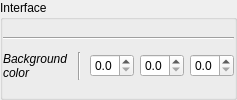
                <widget class="QGroupBox" name="groupBox_3">
                 <property name="maximumSize">
                  <size>
                   <width>16777215</width>
                   <height>16777215</height>
                  </size>
                 </property>
                 <property name="title">
                  <string>Interface</string>
                 </property>
                 <layout class="QVBoxLayout" name="verticalLayout_18">
                  <property name="leftMargin">
                   <number>0</number>
                  </property>
                  <property name="rightMargin">
                   <number>0</number>
                  </property>
                  <item>
                   <widget class="Line" name="line_45">
                    <property name="minimumSize">
                     <size>
                      <width>200</width>
                      <height>0</height>
                     </size>
                    </property>
                    <property name="orientation">
                     <enum>Qt::Horizontal</enum>
                    </property>
                   </widget>
                  </item>
                  <item>
                   <layout class="QGridLayout" name="gridLayout_38">
                    <item row="0" column="1">
                     <widget class="QLabel" name="label">
                      <property name="font">
                       <font>
                        <italic>true</italic>
                       </font>
                      </property>
                      <property name="text">
                       <string>Background
color</string>
                      </property>
                     </widget>
                    </item>
                    <item row="0" column="5">
                     <widget class="QDoubleSpinBox" name="bgd_blue">
                      <property name="toolTip">
                       <string>&lt;html&gt;&lt;head/&gt;&lt;body&gt;&lt;p&gt;Blue&lt;/p&gt;&lt;/body&gt;&lt;/html&gt;</string>
                      </property>
                      <property name="decimals">
                       <number>1</number>
                      </property>
                      <property name="maximum">
                       <double>1.000000000000000</double>
                      </property>
                      <property name="singleStep">
                       <double>0.100000000000000</double>
                      </property>
                     </widget>
                    </item>
                    <item row="0" column="3">
                     <widget class="QDoubleSpinBox" name="bgd_red">
                      <property name="toolTip">
                       <string>&lt;html&gt;&lt;head/&gt;&lt;body&gt;&lt;p&gt;Red&lt;/p&gt;&lt;/body&gt;&lt;/html&gt;</string>
                      </property>
                      <property name="decimals">
                       <number>1</number>
                      </property>
                      <property name="maximum">
                       <double>1.000000000000000</double>
                      </property>
                      <property name="singleStep">
                       <double>0.100000000000000</double>
                      </property>
                     </widget>
                    </item>
                    <item row="0" column="4">
                     <widget class="QDoubleSpinBox" name="bgd_green">
                      <property name="toolTip">
                       <string>&lt;html&gt;&lt;head/&gt;&lt;body&gt;&lt;p&gt;Green&lt;/p&gt;&lt;/body&gt;&lt;/html&gt;</string>
                      </property>
                      <property name="decimals">
                       <number>1</number>
                      </property>
                      <property name="maximum">
                       <double>1.000000000000000</double>
                      </property>
                      <property name="singleStep">
                       <double>0.100000000000000</double>
                      </property>
                     </widget>
                    </item>
                    <item row="0" column="2">
                     <widget class="Line" name="line_50">
                      <property name="minimumSize">
                       <size>
                        <width>10</width>
                        <height>0</height>
                       </size>
                      </property>
                      <property name="orientation">
                       <enum>Qt::Vertical</enum>
                      </property>
                     </widget>
                    </item>
                   </layout>
                  </item>
                 </layout>
                </widget>
